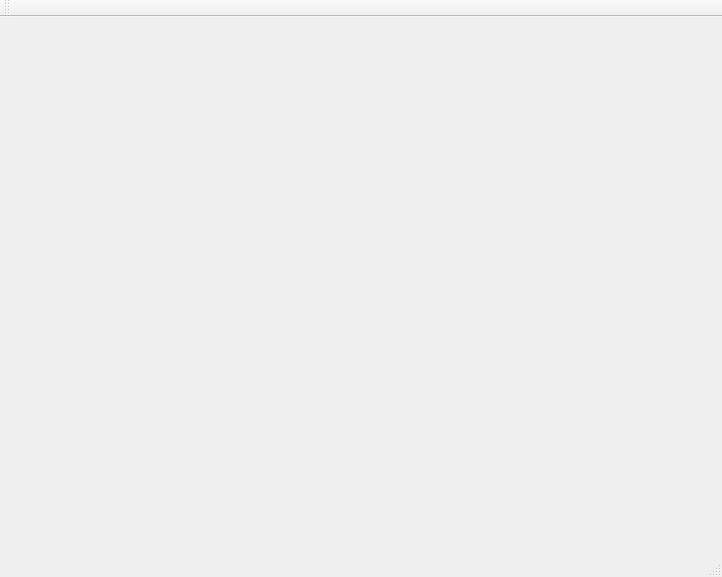
<?xml version="1.0" encoding="UTF-8"?>
<ui version="4.0">
 <class>MainWindow</class>
 <widget class="QMainWindow" name="MainWindow">
  <property name="geometry">
   <rect>
    <x>0</x>
    <y>0</y>
    <width>722</width>
    <height>577</height>
   </rect>
  </property>
  <property name="sizePolicy">
   <sizepolicy hsizetype="Preferred" vsizetype="Preferred">
    <horstretch>1</horstretch>
    <verstretch>1</verstretch>
   </sizepolicy>
  </property>
  <property name="mouseTracking">
   <bool>false</bool>
  </property>
  <property name="windowTitle">
   <string>MainWindow</string>
  </property>
  <widget class="QWidget" name="centralWidget"/>
  <widget class="QMenuBar" name="menuBar">
   <property name="geometry">
    <rect>
     <x>0</x>
     <y>0</y>
     <width>722</width>
     <height>20</height>
    </rect>
   </property>
  </widget>
  <widget class="QToolBar" name="mainToolBar">
   <attribute name="toolBarArea">
    <enum>TopToolBarArea</enum>
   </attribute>
   <attribute name="toolBarBreak">
    <bool>true</bool>
   </attribute>
  </widget>
  <widget class="QStatusBar" name="statusBar"/>
 </widget>
 <layoutdefault spacing="6" margin="11"/>
 <resources/>
 <connections/>
</ui>
